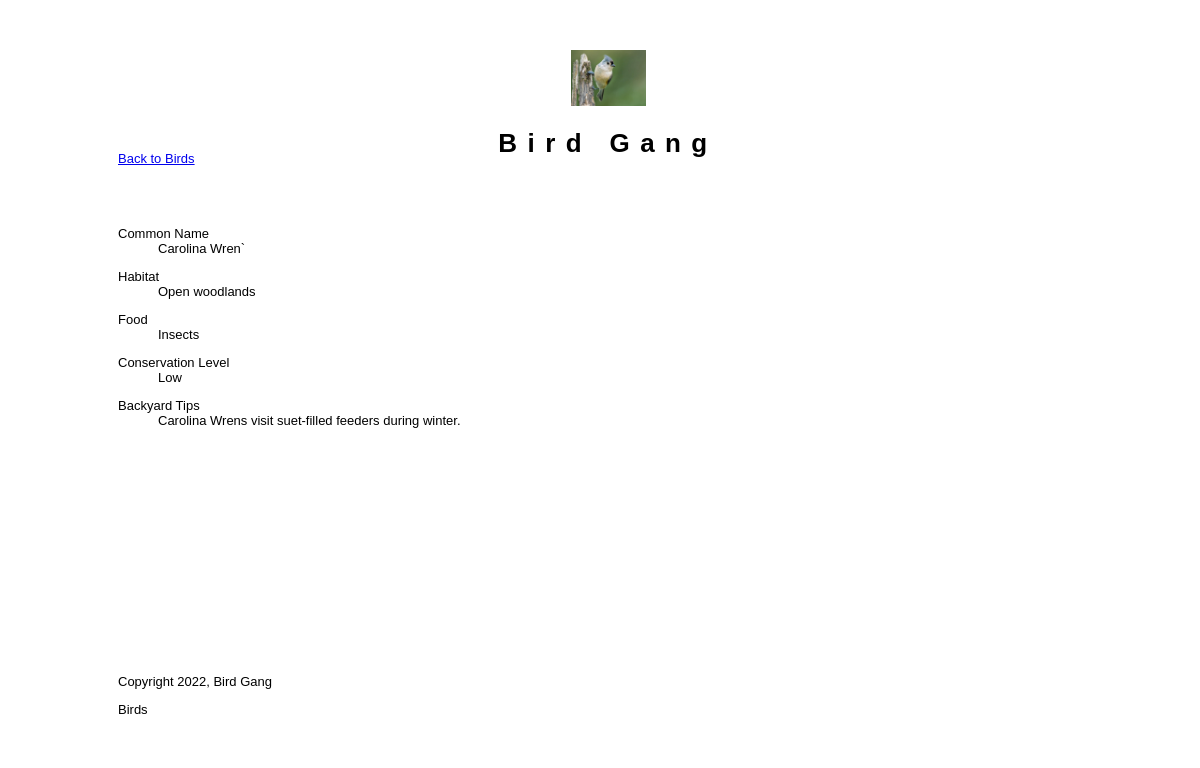
/detail.php?id=8, run on the app's committed database.
### tables this page shows
CREATE TABLE `birds` (
  `id` int(11) NOT NULL,
  `common_name` varchar(100) NOT NULL,
  `habitat` varchar(100) NOT NULL,
  `food` varchar(100) NOT NULL,
  `conservation_id` tinyint(4) NOT NULL,
  `backyard_tips` varchar(255) NOT NULL
);

### private/classes/bird.class.php (called while the page is built, shortened)
<?php
class Bird {
  static protected $database;
  static public function set_database($database) {
    self::$database = $database;
  }
  static public function find_by_sql($sql) {
    $result = self::$database->query($sql);
    $objectArray = [];
    while ($record = $result->fetch_assoc()){
      $objectArray[] = self::instantiate($record);
    }
    return $objectArray;
  }
  static public function find_by_id($id)
  {
      $sql = "SELECT * FROM birds ";
      $sql .= "WHERE id='" . self::$database->escape_string($id) . "'";
      $obj_array = self::find_by_sql($sql);
      if (!empty($obj_array)) {
          return array_shift($obj_array);
      } else {
          return false;
      }
  }
  static protected function instantiate($record) {
    $object = new self;
    foreach($record as $property => $value) {
      if(property_exists($object, $property)) {
        $object->$property = $value;
      }
    }
    return $object;
  }
  protected $conservation_id;
  public function conservation() {
    if ($this -> conservation_id > 0) {
      return self::CONSERVATION[$this -> conservation_id];
    } else {
      return "Unknown";
    }
  }
}
?>

### private/functions.php (called while the page is built, shortened)
<?php
function h($string="") {
  return htmlspecialchars($string);
}
?>

### public/detail.php (the view, shortened to what this page needs)
<?php include(SHARED_PATH . '/public_header.php'); ?>
<?php
$id = $_GET['id'] ?? false;
$bird = Bird::find_by_id($id);
?>
<div id="main">
  <a href="bird.php">Back to Birds</a>
  <div id="page">
    <div class="detail">
      <dl>
        <dt>Common Name</dt>
        <dd><?php echo h($bird->common_name); ?></dd>
      </dl>
      <dl>
        <dt>Habitat</dt>
        <dd><?php echo h($bird->habitat); ?></dd>
      </dl>
      <dl>
        <dt>Food</dt>
        <dd><?php echo h($bird->food); ?></dd>
      </dl>
      <dl>
        <dt>Conservation Level</dt>
        <dd><?php echo h($bird->conservation()); ?></dd>
      </dl>
      <dl>
        <dt>Backyard Tips</dt>
        <dd><?php echo h($bird->backyard_tips); ?></dd>
      </dl>
    </div>
  </div>
</div>
<?php include(SHARED_PATH . '/public_footer.php'); ?>

### public/stylesheets/public.css (style rules this page uses)
html { height: 100%; width: 100%; }
body { width: 100%; height: 100%; border: 0; font: 13px/15px Verdana, Arial, Helvetica, sans-serif; background: #FFFFFF; }
#main { width: 980px; height: 500px; margin: 0 auto; padding: 0; }
div#page { margin: 60px auto; }

### data on the page
birds: common_name "Carolina Wren`", habitat "Open woodlands", food "Insects", conservation "Low", backyard_tips "Carolina Wrens visit suet-filled feeders during winter."
